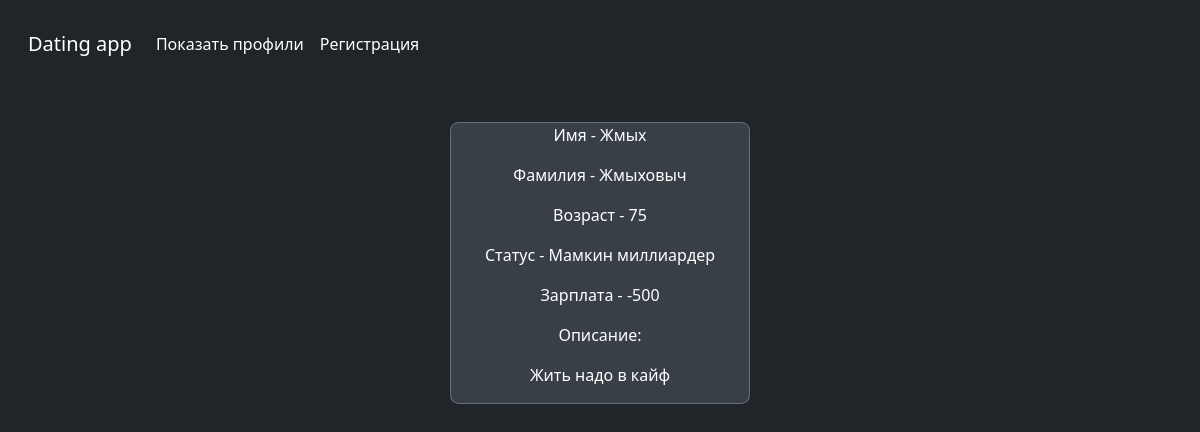
/1/, run on the app's committed database.
### profiles/models.py (models this page shows, shortened)
class Profile(models.Model):
    Name = models.CharField(max_length=50)
    Sure_Name = models.CharField(max_length=50)
    Age = models.PositiveIntegerField()
    STATUS = (
        ("st", "Учусь"),
        ("wk", "Работаю"),
        ("sd", "Туплю"),
        ("mm", "Мамкин миллиардер"),
        ("mp", "Мамин бродяга, папин симпотяга"),
    )
    Status = models.CharField(max_length=50, choices=STATUS)
    Salary = models.IntegerField()
    Description = models.TextField()

### profiles/views.py (the view)
# urls.py: path('<int:profile_id>/', show_profile),
def show_profile(request, profile_id):
    context = {"profile": Profile.objects.get(pk=profile_id)}
    return render(request, "profile.html", context=context)

### Templates/profile.html (shortened to what this page needs)
<!DOCTYPE html>
<html lang="en">
<head>
  <link href="/docs/5.3/dist/css/bootstrap.min.css" rel="stylesheet">
  <link href="https://cdn.jsdelivr.net/npm/bootstrap@5.3.0-alpha3/dist/css/bootstrap.min.css" rel="stylesheet">
</head>
<body class="d-flex h-100 text-center text-bg-dark">
  <div class="cover-container d-flex w-100 h-100 p-3 mx-auto flex-column">
    <nav class="navbar navbar-expand navbar-dark bg-dark" aria-label="Second navbar example">
      <div class="container-fluid">
        <a class="navbar-brand" href="http://127.0.0.1:8000">Dating app</a>
        <div class="collapse navbar-collapse" id="navbarsExample02">
          <ul class="navbar-nav me-auto">
           <li class="nav-item">
              <a class="nav-link active" aria-current="page" href="http://127.0.0.1:8000">Показать профили</a>
            </li>
            <li class="nav-item">
              <a class="nav-link active" aria-current="page" href="http://127.0.0.1:8000/Register">Регистрация</a>
            </li>
          </ul>
        </div>
      </div>
    </nav>
    <div style="display: flex; flex-direction: column; margin: auto; margin-top: 50px; border: 1px solid #63707c; width: 300px; border-radius: 3%; background-color: #383f46;">
        <p>Имя - {{profile.Name}}</p>
        <p>Фамилия - {{profile.Sure_Name}}</p>
        <p>Возраст - {{profile.Age}}</p>
        <p>Статус - {{profile.get_Status_display}}</p>
        <p>Зарплата - {{profile.Salary}}</p>
        <p>Описание:</p>
        <p>{{profile.Description}}</p>
    </div>
</body>
</html>

### data on the page
Profile: Name "Жмых", Sure_Name "Жмыховыч", Age "75", Status "Мамкин миллиардер", Salary "-500", Description "Жить надо в кайф"
